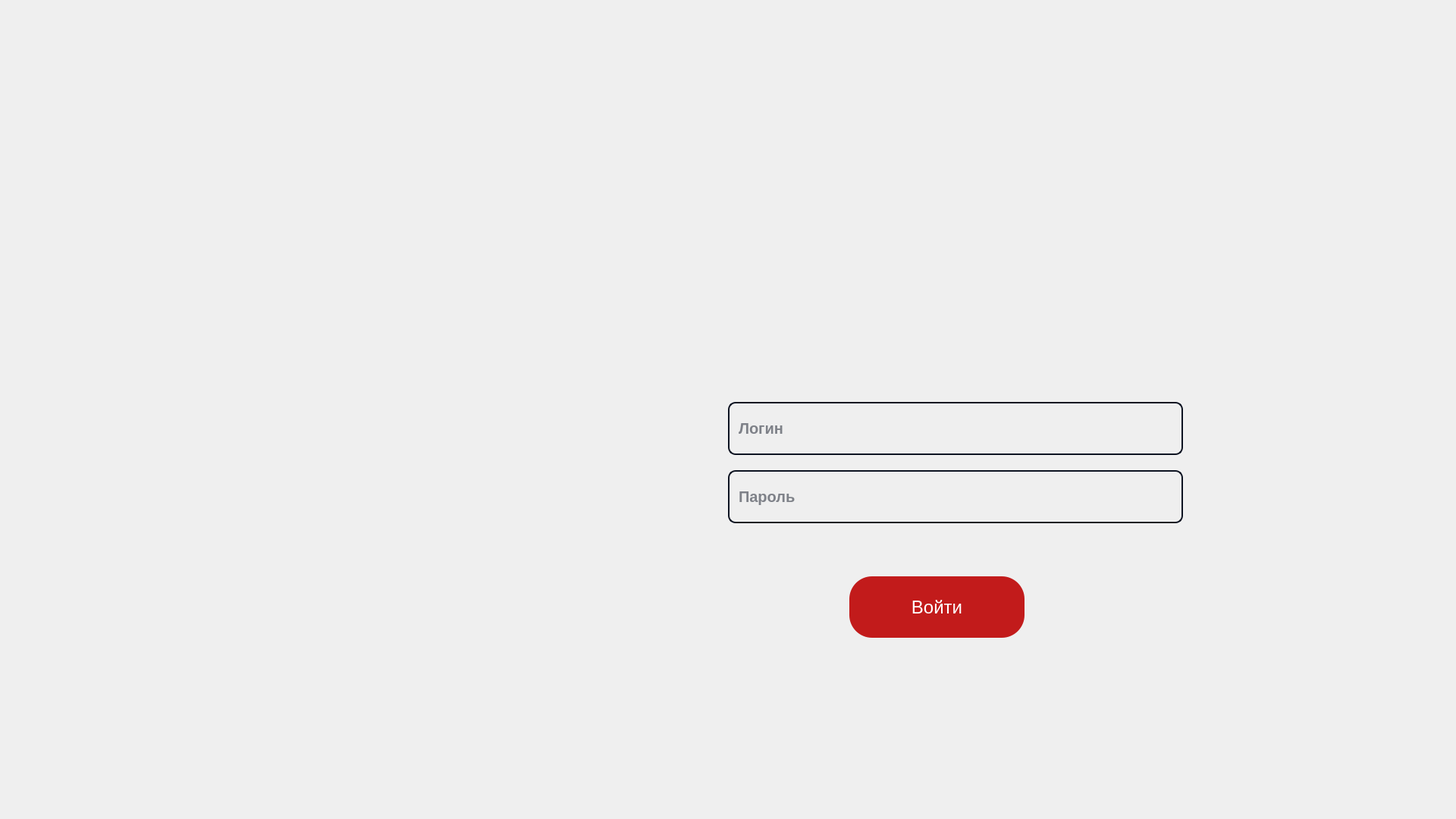
<?xml version="1.0" encoding="UTF-8"?>
<ui version="4.0">
 <class>Client</class>
 <widget class="QWidget" name="Client">
  <property name="enabled">
   <bool>true</bool>
  </property>
  <property name="geometry">
   <rect>
    <x>0</x>
    <y>0</y>
    <width>1920</width>
    <height>1080</height>
   </rect>
  </property>
  <property name="minimumSize">
   <size>
    <width>1920</width>
    <height>1080</height>
   </size>
  </property>
  <property name="maximumSize">
   <size>
    <width>1920</width>
    <height>1080</height>
   </size>
  </property>
  <property name="windowTitle">
   <string>Client</string>
  </property>
  <property name="styleSheet">
   <string notr="true">QWidget{
border: none;
	  background-image: url(:/images/images/auth_screen.png);
      background-repeat: no-repeat;
      background-position: center;
}
QLineEdit {
      border: 0.5px solid rgb(147, 150, 154);
      border-radius: 6px;

      min-width: 80px;
	  font-family: &quot;Microsoft YaHei&quot;;
	  font-size:11pt;
	  font-weight: bold;
	  color:rgb(147, 150, 154);
  }</string>
  </property>
  <widget class="QLineEdit" name="lineEdit">
   <property name="geometry">
    <rect>
     <x>960</x>
     <y>530</y>
     <width>600</width>
     <height>70</height>
    </rect>
   </property>
   <property name="minimumSize">
    <size>
     <width>104</width>
     <height>70</height>
    </size>
   </property>
   <property name="baseSize">
    <size>
     <width>600</width>
     <height>70</height>
    </size>
   </property>
   <property name="styleSheet">
    <string notr="true">QLineEdit {
    border: 2px solid #0D1321;     /* Цвет обводки */
    border-radius: 10px;           /* Скругление углов */
    padding: 10px;                 /* Отступ внутри поля */
    font-size: 20px;               /* Размер текста для основного текста и плейсхолдера */
    color: #0D1321;                /* Цвет основного текста */
    background: transparent;       /* Прозрачный фон */
}

QLineEdit::placeholder {
    color: #0D1321;                /* Цвет текста плейсхолдера */
    background: transparent;       /* Прозрачный фон для плейсхолдера */
}
</string>
   </property>
   <property name="text">
    <string/>
   </property>
   <property name="placeholderText">
    <string>Логин</string>
   </property>
  </widget>
  <widget class="QLineEdit" name="lineEdit_2">
   <property name="geometry">
    <rect>
     <x>960</x>
     <y>620</y>
     <width>600</width>
     <height>70</height>
    </rect>
   </property>
   <property name="minimumSize">
    <size>
     <width>104</width>
     <height>70</height>
    </size>
   </property>
   <property name="baseSize">
    <size>
     <width>600</width>
     <height>70</height>
    </size>
   </property>
   <property name="styleSheet">
    <string notr="true">QLineEdit {
    border: 2px solid #0D1321;     /* Цвет обводки */
    border-radius: 10px;           /* Скругление углов */
    padding: 10px;                 /* Отступ внутри поля */
    font-size: 20px;               /* Размер текста для основного текста и плейсхолдера */
    color: #0D1321;                /* Цвет основного текста */
    background: transparent;       /* Прозрачный фон */
}

QLineEdit::placeholder {
    color: #0D1321;                /* Цвет текста плейсхолдера */
    background: transparent;       /* Прозрачный фон для плейсхолдера */
}
</string>
   </property>
   <property name="placeholderText">
    <string>Пароль</string>
   </property>
  </widget>
  <widget class="QPushButton" name="LoginButton">
   <property name="geometry">
    <rect>
     <x>1120</x>
     <y>760</y>
     <width>231</width>
     <height>81</height>
    </rect>
   </property>
   <property name="styleSheet">
    <string notr="true">QPushButton {
    background-color: #C21B1B;  /* Цвет фона */
    color: white;        /* Цвет текста */
    font-size: 24px;            /* Размер шрифта */
    border-radius: 30px;        /* Закругленные углы */
    padding: 10px 20px;         /* Внутренние отступы */
    background: transparent;       /* Прозрачный фон */
    background-color: #C21B1B; 
}

QPushButton:hover {
    background-color: #A51A1A;  /* Изменение цвета при наведении */
}
</string>
   </property>
   <property name="text">
    <string>Войти</string>
   </property>
  </widget>
 </widget>
 <resources/>
 <connections/>
</ui>
